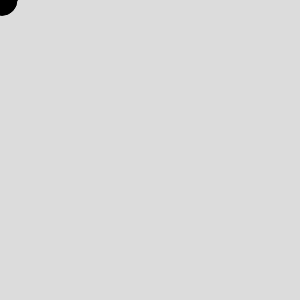
Frame 1 (no input)
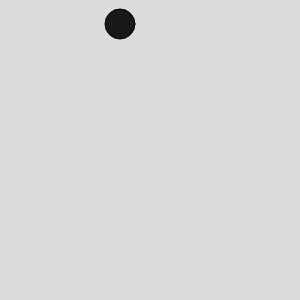
Frame 60 (no input)
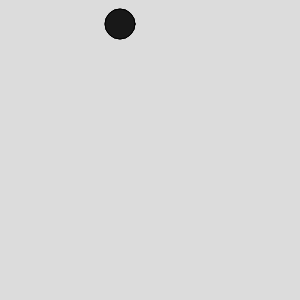
Frame 120 (the mouse pressed at the canvas centre since frame 60)

The p5.js sketch that drew these frames (run headless with seeded random() and noise() and a simulated clock; from frame 60 on, the mouse is pressed at the canvas centre):

// p5.js sketch
// ── sketch.js
let x = 0;
let y = 0;
let gravity = 0.4;
let stop = false

function setup() {
    createCanvas(300, 300);
}

function draw() {
    if (!stop) {
        background(220);
        x += 2
        y += gravity
        if (x > width + 100) {
            x = 0
        }
        if (y > height + 5) {
            y = 0
        }
        fill(y)
        circle(x, y, 30)
    }
}


function mousePressed() {
    fill(y)
    circle(x,y,30)
    console.log(x, y)
    stop = !stop;
}
